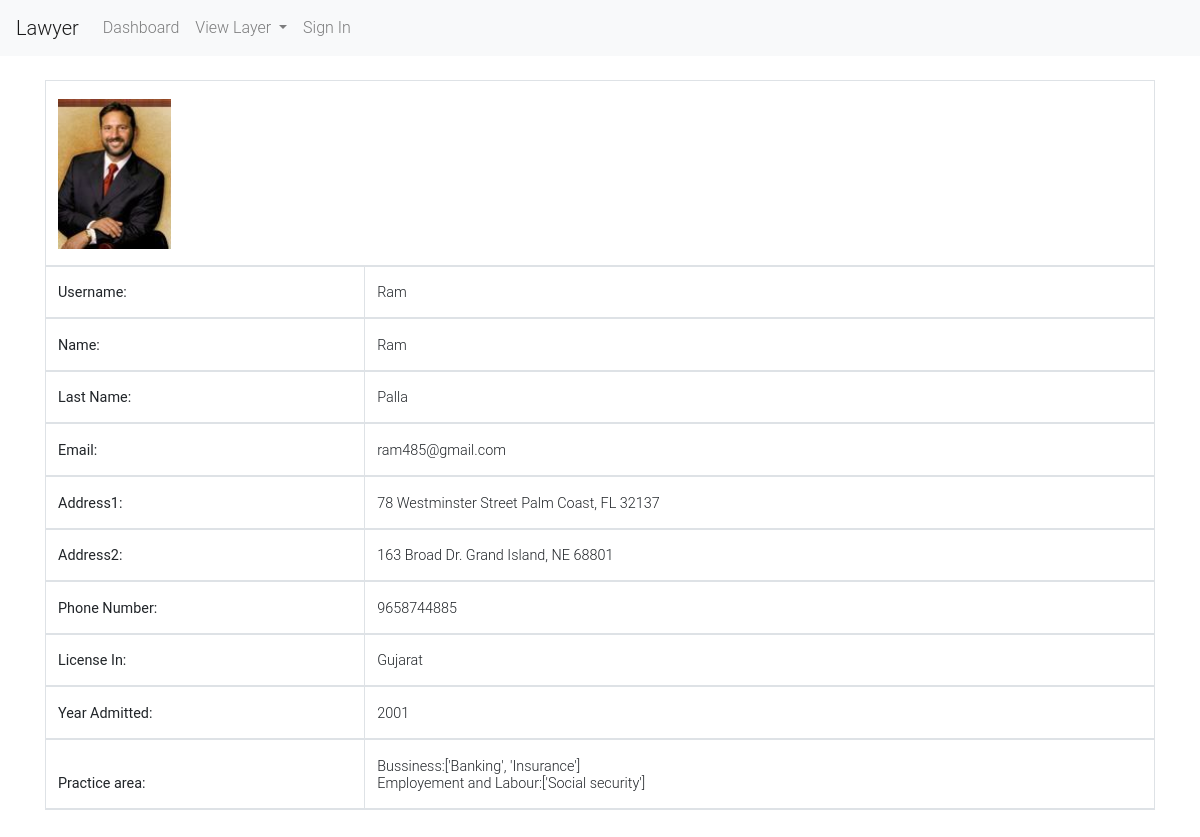
/lawyer_profile/3, run on the app's committed database.
### lawyer/models.py (models this page shows, shortened)
class Lawyer(models.Model):
    YEAR = (
        ('2019', '2019'),
        ('2018', '2018'),
        ('2017', '2017'),
        ('2016', '2016'),
        ('2015', '2015'),
        ('2014', '2014'),
        ('2013', '2013'),
        ('2012', '2012'),
        ('2011', '2011'),
        ('2010', '2010'),
        ('2009', '2009'),
        ('2008', '2008'),
        ('2007', '2007'),
        ('2006', '2006'),
        ('2005', '2005'),
        ('2004', '2004'),
        ('2003', '2003'),
        ('2002', '2002'),
        ('2001', '2001'),
        ('2000', '2000'),
    )
    user = models.OneToOneField(User,on_delete=models.CASCADE)
    address1 = models.CharField(max_length=400,blank=False,null=False,validators=[
        RegexValidator(regex='(^[A-Za-z0-9]+|,| |/|[A-Za-z]+)+[A-Za-z0-9]+|,| |$',message='Enter Valid Address1')
    ])
    address2 = models.CharField(max_length=400,blank=False,null=False,validators=[
        RegexValidator(regex='(^[A-Za-z0-9]+|,| |/|[A-Za-z]+)+[A-Za-z0-9]+|,| |$',message='Enter Valid Address2')
    ])
    city = models.CharField(max_length=128,blank=False,null=False,validators=[
        RegexValidator(regex='[A-Za-z]{2}[a-z]+$',message='City should only contain letters and mustcontains atleast 2 chracters..')
    ])
    state = models.ForeignKey(State,on_delete=models.CASCADE,null=False,blank=False)
    zipcode = models.CharField(max_length=128,blank=False,null=False,validators=[
        RegexValidator(regex='^[0-9]{6}$',message='Enter Valid Zipcode')
    ])
    phone_number = models.CharField(max_length=128,blank=False,null=False,validators=[
        RegexValidator(regex='^[6|7|8|9]+[0-9]{9}$',message='Enter 10 digit number')
    ])
    license_in = models.ForeignKey(State,on_delete=models.CASCADE,blank=False,null=False,related_name='license_id')
    license_id = models.CharField(max_length=128,blank=False,null=False,validators=[
        RegexValidator(regex='^[A-Za-z0-9]*$',message='Enter Valid License Id')
    ])
    year_admitted = models.CharField(choices=YEAR,max_length=128,blank=False,null=False,)
    profile_image = models.ImageField(upload_to='profile_images',blank=False,null=False,)

class State(models.Model):
    state_name = models.CharField(max_length=400,null=True,blank=True)
    def __str__(self):
        return self.state_name

class Lawyer_practice_area(models.Model):
    lawyer_id = models.ForeignKey(Lawyer,on_delete=models.CASCADE,null=True,blank=True)
    practice_area = models.ForeignKey(Practice_area,on_delete=models.CASCADE,blank=True,null=True)
    sub_practice_area = models.CharField(max_length=200,null=True,blank=True)

class Practice_area(models.Model):
    practice = models.CharField(max_length=128,blank=True, null=True)
    def __str__(self):
        return self.practice
    class Meta:
        verbose_name_plural = 'Practice Area'

### lawyer/views.py (the view)
# urls.py: path('lawyer_profile/<lid>',views.lawyer_profile,name='lawyer_profile'),
def lawyer_profile(request,lid):
    lawyer1 = Lawyer.objects.get(user_id=lid)
    lawyer2 = Lawyer_practice_area.objects.filter(lawyer_id__user_id=lid)
    return render(request,'lawyer/lawyer_profile.html',{'lawyer1':lawyer1,'lawyer2':lawyer2})

### templates/lawyer/lawyer_profile.html (shortened to what this page needs)
{% extends 'client/base.html' %} {% block body_block %}
<div class='container'>
    <table class="table table-stripped table-bordered">
        <thead>
            <tr>
                <td colspan='2'> <img class="img-circle" src="{{ MEDIA_URL }}/{{ lawyer1.profile_image }}" alt="Card image cap" height='150px'></td>
            </tr>
            <tr>
                <th>Username:</th>
                <td>{{lawyer1.user.username}}</td>
            </tr>
            <tr>
                <th>Name:</th>
                <td>{{lawyer1.user.first_name}}</td>
            </tr>
            <tr>
                <th>Last Name:</th>
                <td>{{lawyer1.user.last_name}}</td>
            </tr>
            <tr>
                <th>Email:</th>
                <td>{{lawyer1.user.email}}</td>
            </tr>
            <tr>
                <th>Address1:</th>
                <td>{{lawyer1.address1}}</td>
            </tr>
            <tr>
                <th>Address2:</th>
                <td>{{lawyer1.address2}}</td>
            </tr>
            <tr>
                <th>Phone Number:</th>
                <td>{{lawyer1.phone_number}}</td>
            </tr>
            <tr>
                <th>License In:</th>
                <td>{{lawyer1.license_in}}</td>
            </tr>
            <tr>
                <th>Year Admitted:</th>
                <td>{{lawyer1.year_admitted}}</td>
            </tr>
            <tr>
                <th>Practice area:</th>
                <td>
                    {% for l2 in lawyer2 %} {{l2.practice_area}}:{{l2.sub_practice_area}} <br/>{% endfor %}
                </td><br/>
            </tr>
        </thead>
    </table>
</div>
{% endblock %}

### data on the page
Lawyer: profile_image (picture), user.username "Ram", user.first_name "Ram", user.last_name "Palla", user.email "ram485@gmail.com", address1 "78 Westminster Street Palm Coast, FL 32137", address2 "163 Broad Dr. Grand Island, NE 68801", phone_number "9658744885", license_in "Gujarat", year_admitted "2001"
Lawyer_practice_area: practice_area "Bussiness", sub_practice_area "['Banking', 'Insurance']"
Lawyer_practice_area: practice_area "Employement and Labour", sub_practice_area "['Social security']"
